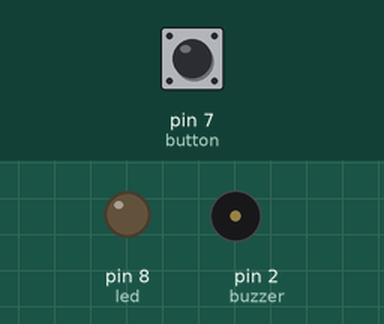
A sketch run on a simulated Arduino Uno, built with avr-gcc and run on an emulated ATmega328P. Shown: output pins drawn as LEDs (lit = HIGH), buzzer (waves = sounding, pin HIGH). Inputs (shaded band) come from the test bench; at power-on: pin 7 (button) LOW.

Above: at 1.2 s.
1.3 s: pin 7 (button) pulled HIGH for 0.15 s
At 1.37 s:
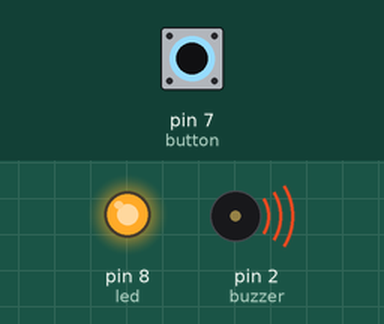
2.9 s: pin 7 (button) pulled HIGH for 3.2 s
At 6.4 s:
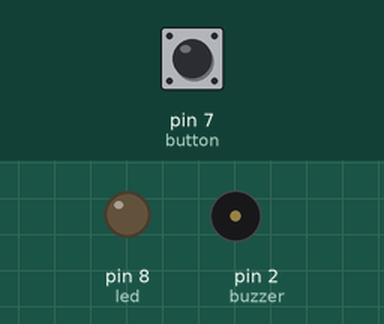
Timing chart, 0 to 7.9 s (numbered marks = the images above; inputs shaded):
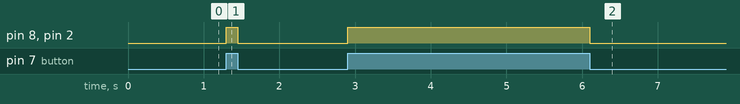

Measured:
- after the input at 1.3 s, pin 8 (led), pin 2 (buzzer): LOW → HIGH at once, → LOW 0.15 s later
- after the input at 2.9 s, pin 8 (led), pin 2 (buzzer): LOW → HIGH at once, → LOW 3.2 s later

The sketch:

scenario1_very_simple_alarm.ino
```cpp
const int led = 8;
const int buzzer = 2;
const int button = 7;

void setup() {
  pinMode(led, OUTPUT);
  pinMode(buzzer, OUTPUT);
  pinMode(button, INPUT);
}

void loop() {
  // turn on the led and the buzzer if the button is pressed
  if (digitalRead(button) == HIGH) {
    digitalWrite(led, HIGH);
    digitalWrite(buzzer, HIGH);
  } else {
    digitalWrite(led, LOW);
    digitalWrite(buzzer, LOW);
  }
}
```
